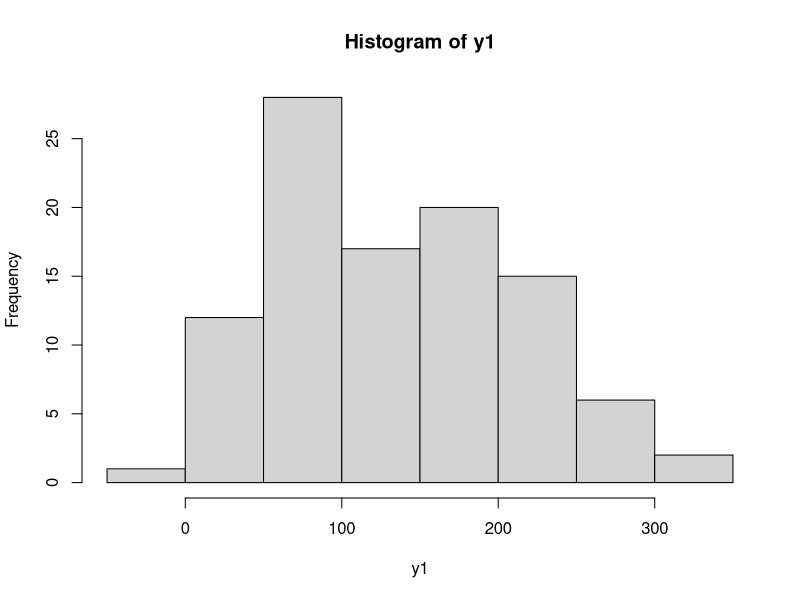
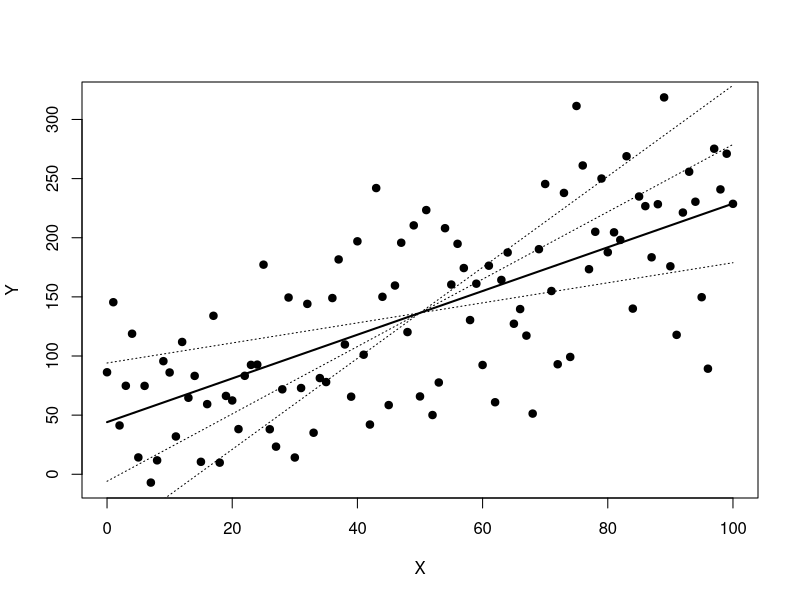
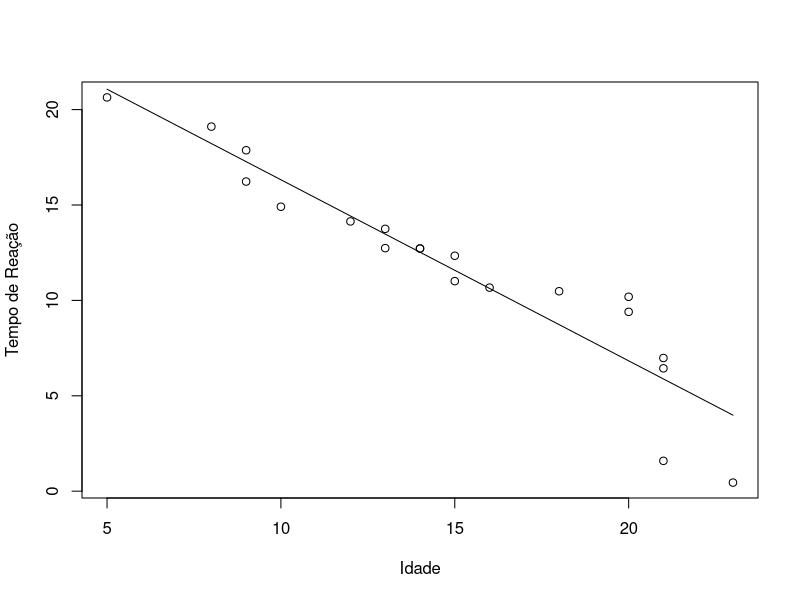
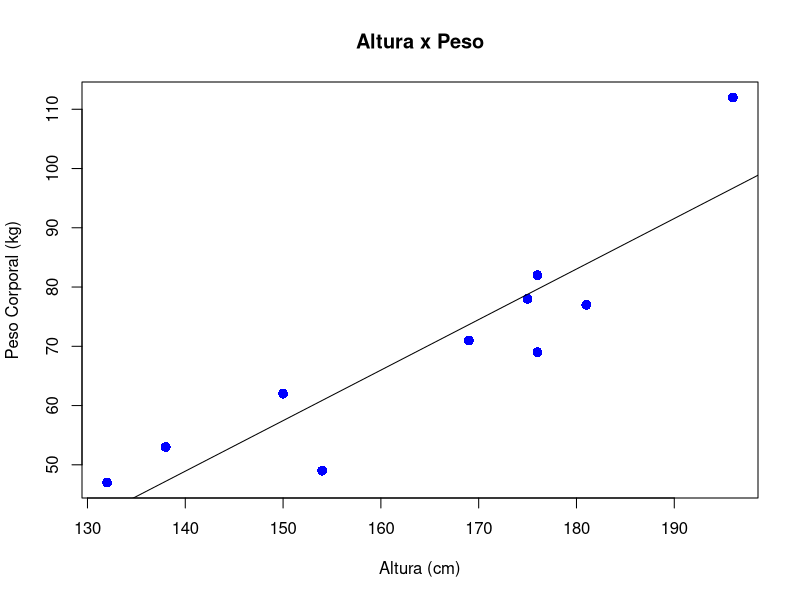
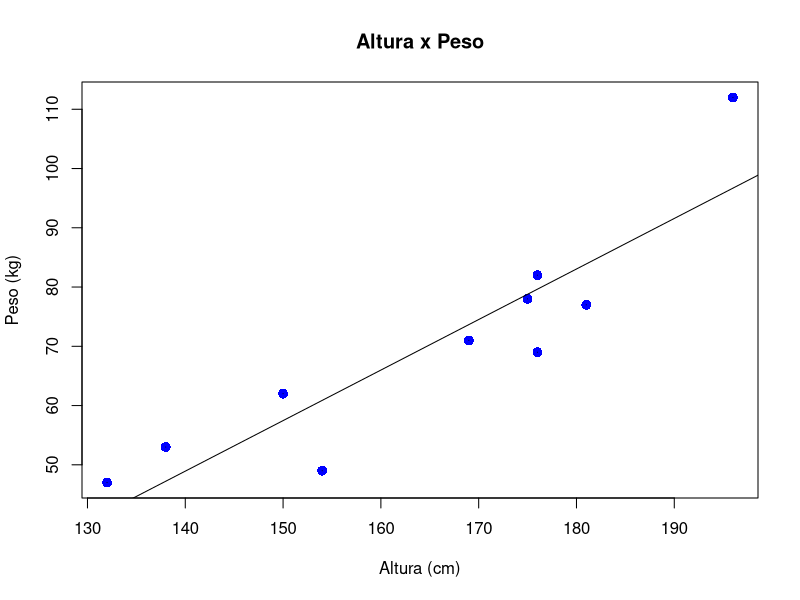
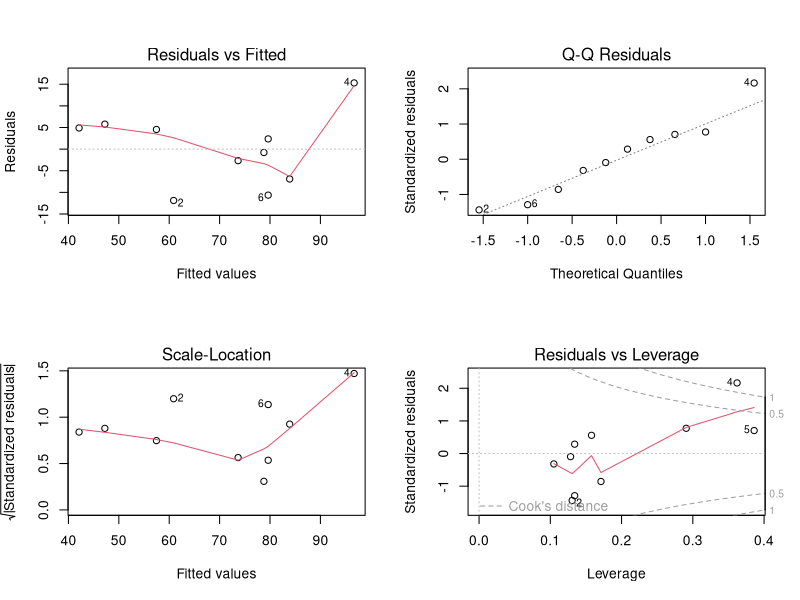

Here is the R script that generated these plots, in order:
## Exercício 1 - Massa de dados aleatória

# Criando a massa de dados (apesar de aleatória, y possui 
# uma relação com os dados de x)
x <- seq(0, 100)
y <- 2 * x + 35

# Imprimindo as variáveis
x
y

# Gerando uma distribuição normal
y1 <- y + rnorm(101, 0, 50)
y1
hist(y1)

# Crie um plot do relacionamento de x e y1
plot(x, y1, pch = 19, xlab = 'X', ylab = 'Y')

# Crie um modelo de regressão para as duas variáveis x e y1
modelo <- lm(y1 ~ x)
modelo
class(modelo)

# Capture os coeficentes
a <- modelo$coefficients[1]
b <- modelo$coefficients[2]

# Fórmula de Regressão
y2 <- a + b*x

# Visualize a linha de regressão
lines(x, y2, lwd = 2)

# Simulando outras possíveis linhas de regressão
y3 <- (y2[51]-50*(b-1))+(b-1)*x
y4 <- (y2[51]-50*(b+1))+(b+1)*x
y5 <- (y2[51]-50*(b+2))+(b+2)*x
lines(x,y3,lty=3)
lines(x,y4,lty=3)
lines(x,y5,lty=3)


## Exercício 2 - Pesquisa sobre idade e tempo de reação

# Criando os dados
Idade <- c(9,13,14,21,15,18,20,8,14,23,16,21,10,12,20,
           9,13,5,15,21)

Tempo <- c(17.87,13.75,12.72,6.98,11.01,10.48,10.19,19.11,
           12.72,0.45,10.67,1.59,14.91,14.14,9.40,16.23,
           12.74,20.64,12.34,6.44)

# Crie um Gráfico de Dispersão (ScatterPlot)
plot(Idade, Tempo, 
     xlab = 'Idade', 
     ylab = 'Tempo de Reação')

# Crie um modelo de regressão
modelo <- lm(Tempo ~ Idade)
modelo

# Calcule a reta de regressão
y <- a + b*x
reta <- 25.8134 - 0.9491 * Idade

# Crie o gráfico da reta
lines(Idade,reta)


# Exercício 3 - Relação entre altura e peso

# Criando os dados
alturas = c(176, 154, 138, 196, 132, 176, 181, 169, 150, 175)
pesos = c(82, 49, 53, 112, 47, 69, 77, 71, 62, 78)

plot(alturas, pesos, pch = 16, cex = 1.3, col = "blue", 
     main = "Altura x Peso", 
     ylab = "Peso Corporal (kg)", 
     xlab = "Altura (cm)")

# Crie o modelo de regressão
modelo <- lm(pesos ~ alturas)

# Visualizando o modelo
modelo
summary(modelo)

# Gere a linha de regressão
abline(-70.4627, 0.8528)

# Faça as previsões de pesos com base na nova lista de alturas
alturas2 = data.frame(c(179, 152, 134, 197, 131, 178, 185, 162, 155, 172))
previsao <- predict(modelo, alturas2)
previsao

# Plot
plot(alturas, pesos, pch = 16, cex = 1.3, 
     col = "blue", 
     main = "Altura x Peso", 
     ylab = "Peso (kg)", 
     xlab = "Altura (cm)")

# Construindo a linha de regressão
abline(lm(pesos ~ alturas)) 

# Obtendo o tamanho de uma das amostras de dados
num <- length(alturas)
num

# Gerando um gráfico com os valores residuais
for (k in 1: num)  
  lines(c(alturas[k], alturas[k]), 
        c(pesos[k], pesos[k]))

# Gerando gráficos com a distribuição dos resíduos
par(mfrow = c(2,2))
plot(modelo)

